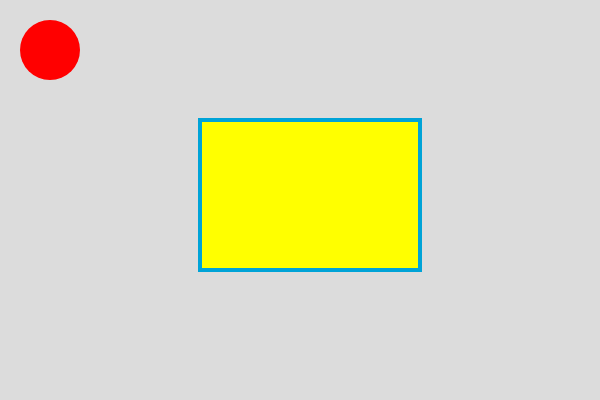
Frame 1 (no input)
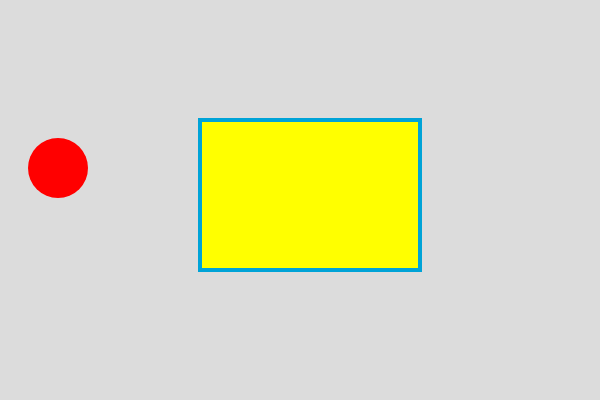
Frame 60 (no input)
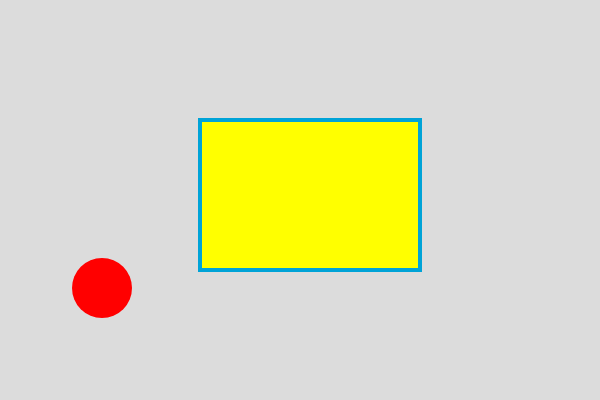
Frame 120 (the mouse pressed at the canvas centre since frame 60)

The p5.js sketch that drew these frames (run headless with seeded random() and noise() and a simulated clock; from frame 60 on, the mouse is pressed at the canvas centre):

// p5.js sketch
// ── sketch.js
let x = 50, y = 50;
let vx = 4, vy = 2;
let r = 30; // 使用半径 r 代替 D/2，计算更直观

// 矩形盒子参数 (X, Y, 宽度, 高度)
const box = { x: 200, y: 120, w: 220, h: 150 };

function setup() {
  createCanvas(600, 400);
}

function draw() {
  background(220);

  // 1. 绘制中间盒子
  fill('yellow');
  stroke(0, 163, 215);
  strokeWeight(4);
  rect(box.x, box.y, box.w, box.h);

  // 2. 绘制小球
  noStroke();
  fill('red');
  circle(x, y, r * 2);

  // 3. 位置更新
  x += vx;
  y += vy;

  // 4. 外墙反弹逻辑（包含位置修正，防止震荡卡死）
  if (x - r <= 0) { x = r; vx = -vx; }
  if (x + r >= width) { x = width - r; vx = -vx; }
  if (y - r <= 0) { y = r; vy = -vy; }
  if (y + r >= height) { y = height - r; vy = -vy; }

  // 5. 中间盒子碰撞检测（圆与矩形 AABB 最近点碰撞）
  checkBoxCollision();
}

// 更加精准且简短的矩形碰撞函数（可完美处理四边及顶点碰撞）
function checkBoxCollision() {
  // 找到矩形上距离圆心最近的点 (cx, cy)
  let cx = constrain(x, box.x, box.x + box.w);
  let cy = constrain(y, box.y, box.y + box.h);

  // 计算圆心到最近点的距离
  let dx = x - cx;
  let dy = y - cy;
  let distSq = dx * dx + dy * dy;

  // 如果距离小于半径，说明发生碰撞
  if (distSq < r * r) {
    // 优先反弹距离最近的方向
    if (Math.abs(dx) > Math.abs(dy)) {
      vx = -vx;
      x = cx + Math.sign(dx) * r; // 位置推开
    } else {
      vy = -vy;
      y = cy + Math.sign(dy) * r; // 位置推开
    }
  }
}
